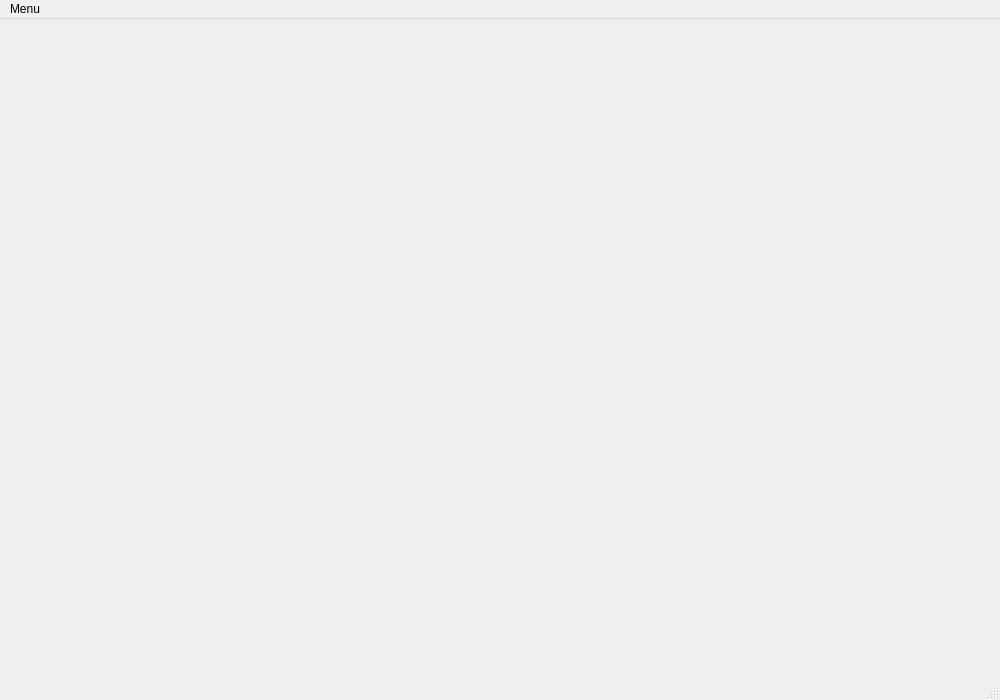
<?xml version="1.0" encoding="UTF-8"?>
<ui version="4.0">
 <class>MainWindow</class>
 <widget class="QMainWindow" name="MainWindow">
  <property name="geometry">
   <rect>
    <x>0</x>
    <y>0</y>
    <width>1000</width>
    <height>700</height>
   </rect>
  </property>
  <property name="windowTitle">
   <string>Jun Edu - Exam Management</string>
  </property>
  <widget class="QWidget" name="centralwidget">
   <layout class="QVBoxLayout" name="central_layout">
    <property name="leftMargin">
     <number>0</number>
    </property>
    <property name="topMargin">
     <number>0</number>
    </property>
    <property name="rightMargin">
     <number>0</number>
    </property>
    <property name="bottomMargin">
     <number>0</number>
    </property>
    <item>
     <widget class="QStackedWidget" name="stacked_widget"/>
    </item>
   </layout>
  </widget>
  <widget class="QMenuBar" name="menubar">
   <property name="geometry">
    <rect>
     <x>0</x>
     <y>0</y>
     <width>1000</width>
     <height>22</height>
    </rect>
   </property>
   <widget class="QMenu" name="menu_main">
    <property name="title">
     <string>Menu</string>
    </property>
    <addaction name="action_settings"/>
   </widget>
   <addaction name="menu_main"/>
  </widget>
  <widget class="QStatusBar" name="statusbar"/>
  <action name="action_settings">
   <property name="text">
    <string>Settings</string>
   </property>
  </action>
 </widget>
 <resources/>
 <connections/>
</ui>
